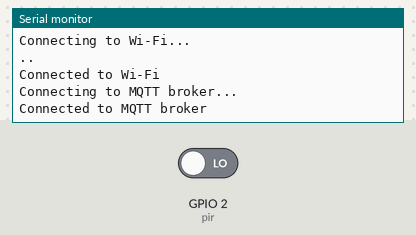
The sketch below on a simulated ESP8266 (NodeMCU). Parts: the last lines printed to the serial monitor. The inputs (shaded band) are chosen by the test bench; at power-on: GPIO 2 (pir) LOW. WiFi joins after 1.5 s; servers stay silent unless stated; no MQTT or app messages arrive unless stated.

Above: at 3.2 s.
3.3 s: GPIO 2 (pir) driven HIGH
At 4.6 s:
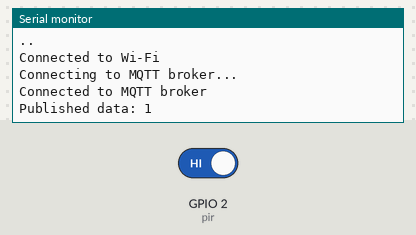
5.5 s: GPIO 2 (pir) driven LOW
At 7.4 s:
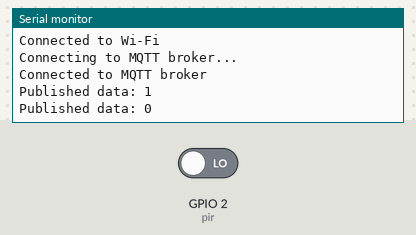

The sketch:

esp01_mqtt.ino
```cpp
#include <ESP8266WiFi.h>
#include <PubSubClient.h>

// Wi-Fi credentials
const char* ssid = "Vishnu";
const char* password = "sainath2001";

// MQTT broker details
const char* mqtt_broker = "34.131.184.52"; // Replace with your server's IP
const int mqtt_port = 1883;
const char* dataTopic = "water/a1";

// IR sensor pin
const int pir = 2; // Use GPIO pin (e.g., D1 corresponds to GPIO5 on ESP8266)
int sensorState = LOW;

// WiFi and MQTT clients
WiFiClient espClient;
PubSubClient client(espClient);

void setup() {
  Serial.begin(115200);
  pinMode(pir, INPUT);

  // Connect to Wi-Fi
  WiFi.begin(ssid, password);
  Serial.println("Connecting to Wi-Fi...");
  while (WiFi.status() != WL_CONNECTED) {
    delay(1000);
    Serial.print(".");
  }
  Serial.println("\nConnected to Wi-Fi");

  // Connect to MQTT broker
  client.setServer(mqtt_broker, mqtt_port);

  while (!client.connected()) {
    Serial.println("Connecting to MQTT broker...");
    if (client.connect("ESP8266Sender")) {
      Serial.println("Connected to MQTT broker");
    } else {
      Serial.print("Failed, state: ");
      Serial.println(client.state());
      delay(2000);
    }
  }
}

void loop() {
  // Publish IR sensor state
  int currentState = digitalRead(pir);
  if (currentState != sensorState) {
    sensorState = currentState;
    String data = (sensorState == HIGH) ? "1" : "0";
    client.publish(dataTopic, data.c_str());
    Serial.println("Published data: " + data);
  }

  // Keep the MQTT connection alive
  client.loop();
  delay(1000); // Adjust the delay as necessary
}
```

Measured:
- after the input at 3.3 s, the serial monitor: prints a new line after 0.75 s (image 1)
- after the input at 5.5 s, the serial monitor: prints a new line after 0.55 s (image 2)
